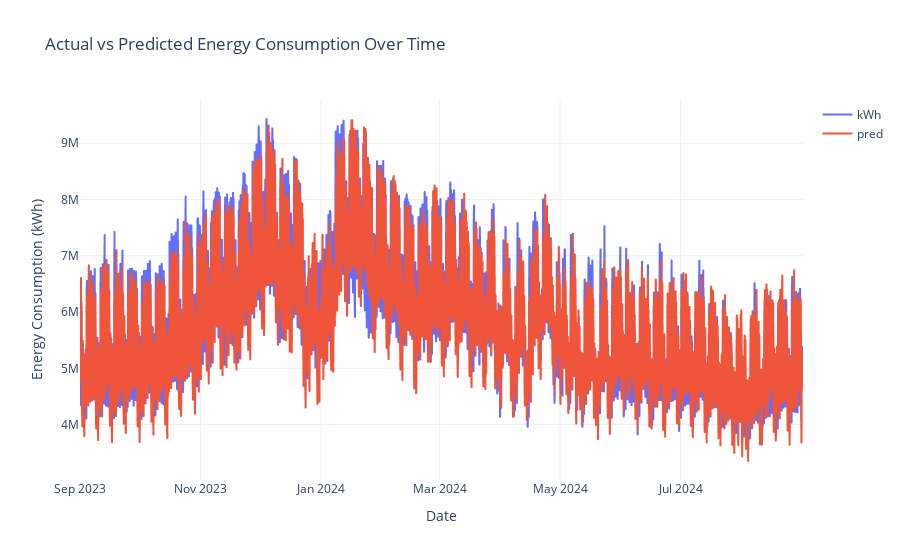

Notebook source saved alongside this figure:
### Code cell
# Create the figure with step lines for both actual and predicted values
fig = px.line(
    pd.concat(y_preds).reset_index(),
    x="datetime",
    y=["kWh", "pred"],
    labels={
        "datetime": "Date",
        "value": "Energy Consumption (kWh)",
        "variable": "Series",
    },
    title="Actual vs Predicted Energy Consumption Over Time",
    line_shape="hv",  # Set line shape to horizontal-vertical for step chart
)

# Customize the layout
fig.update_layout(
    template="plotly_white",
    legend=dict(title=""),
    xaxis_title="Date",
    yaxis_title="Energy Consumption (kWh)",
)

# Show the figure
fig.show()

### Figure 1 — Plotly figure (JSON) as saved in the notebook; plotly's stock layout.template omitted (floating-point values rounded to 4 significant figures; data arrays with more than 128 entries replaced by an {"elided": "..."} marker saying what was removed)
{"data": [{"hovertemplate": "Series=kWh<br>Date=%{x}<br>Energy Consumption (kWh)=%{y}<extra></extra>", "legendgroup": "kWh", "line": {"color": "#636efa", "dash": "solid", "shape": "hv"}, "marker": {"symbol": "circle"}, "mode": "lines", "name": "kWh", "showlegend": true, "type": "scattergl", "x": {"elided": "8784 str values"}, "xaxis": "x", "y": {"elided": "8784 float values"}, "yaxis": "y"}, {"hovertemplate": "Series=pred<br>Date=%{x}<br>Energy Consumption (kWh)=%{y}<extra></extra>", "legendgroup": "pred", "line": {"color": "#EF553B", "dash": "solid", "shape": "hv"}, "marker": {"symbol": "circle"}, "mode": "lines", "name": "pred", "showlegend": true, "type": "scattergl", "x": {"elided": "8784 str values"}, "xaxis": "x", "y": {"elided": "8784 float values"}, "yaxis": "y"}], "layout": {"legend": {"title": {"text": ""}, "tracegroupgap": 0}, "title": {"text": "Actual vs Predicted Energy Consumption Over Time"}, "xaxis": {"anchor": "y", "domain": [0, 1], "title": {"text": "Date"}}, "yaxis": {"anchor": "x", "domain": [0, 1], "title": {"text": "Energy Consumption (kWh)"}}}}
